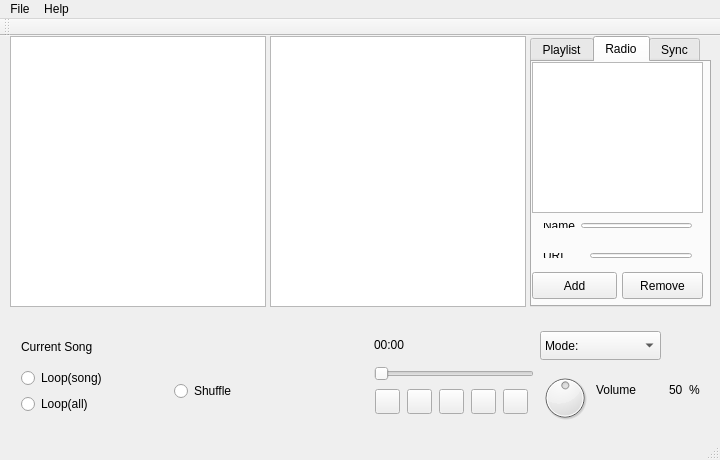
<?xml version="1.0" encoding="UTF-8"?>
<ui version="4.0">
 <class>BeagleMain</class>
 <widget class="QMainWindow" name="BeagleMain">
  <property name="geometry">
   <rect>
    <x>0</x>
    <y>0</y>
    <width>720</width>
    <height>460</height>
   </rect>
  </property>
  <property name="minimumSize">
   <size>
    <width>720</width>
    <height>460</height>
   </size>
  </property>
  <property name="windowTitle">
   <string>Beagle Tomb v.0.1.6</string>
  </property>
  <widget class="QWidget" name="centralWidget">
   <widget class="QListView" name="MenuList">
    <property name="geometry">
     <rect>
      <x>10</x>
      <y>0</y>
      <width>256</width>
      <height>271</height>
     </rect>
    </property>
    <property name="minimumSize">
     <size>
      <width>256</width>
      <height>271</height>
     </size>
    </property>
   </widget>
   <widget class="QListView" name="TitleList">
    <property name="geometry">
     <rect>
      <x>270</x>
      <y>0</y>
      <width>256</width>
      <height>271</height>
     </rect>
    </property>
    <property name="minimumSize">
     <size>
      <width>256</width>
      <height>271</height>
     </size>
    </property>
   </widget>
   <widget class="QTabWidget" name="tabWidget">
    <property name="geometry">
     <rect>
      <x>530</x>
      <y>0</y>
      <width>181</width>
      <height>271</height>
     </rect>
    </property>
    <property name="minimumSize">
     <size>
      <width>161</width>
      <height>271</height>
     </size>
    </property>
    <property name="toolTip">
     <string>Sync Menu!</string>
    </property>
    <property name="currentIndex">
     <number>1</number>
    </property>
    <widget class="QWidget" name="Playlist_tab">
     <attribute name="title">
      <string>Playlist</string>
     </attribute>
     <widget class="QListView" name="PlayList">
      <property name="geometry">
       <rect>
        <x>1</x>
        <y>1</y>
        <width>170</width>
        <height>160</height>
       </rect>
      </property>
      <property name="sizePolicy">
       <sizepolicy hsizetype="Preferred" vsizetype="Preferred">
        <horstretch>0</horstretch>
        <verstretch>0</verstretch>
       </sizepolicy>
      </property>
      <property name="minimumSize">
       <size>
        <width>170</width>
        <height>160</height>
       </size>
      </property>
      <property name="maximumSize">
       <size>
        <width>170</width>
        <height>160</height>
       </size>
      </property>
      <property name="toolTip">
       <string>Playist not working yet, coming soon</string>
      </property>
      <property name="resizeMode">
       <enum>QListView::Adjust</enum>
      </property>
     </widget>
     <widget class="QPushButton" name="DOWN_but">
      <property name="geometry">
       <rect>
        <x>60</x>
        <y>201</y>
        <width>55</width>
        <height>30</height>
       </rect>
      </property>
      <property name="minimumSize">
       <size>
        <width>55</width>
        <height>30</height>
       </size>
      </property>
      <property name="maximumSize">
       <size>
        <width>55</width>
        <height>30</height>
       </size>
      </property>
      <property name="text">
       <string>Down</string>
      </property>
     </widget>
     <widget class="QPushButton" name="UP_but">
      <property name="geometry">
       <rect>
        <x>3</x>
        <y>201</y>
        <width>55</width>
        <height>30</height>
       </rect>
      </property>
      <property name="minimumSize">
       <size>
        <width>55</width>
        <height>30</height>
       </size>
      </property>
      <property name="maximumSize">
       <size>
        <width>55</width>
        <height>30</height>
       </size>
      </property>
      <property name="text">
       <string>Up</string>
      </property>
     </widget>
     <widget class="QPushButton" name="OPEN_but">
      <property name="geometry">
       <rect>
        <x>117</x>
        <y>201</y>
        <width>55</width>
        <height>30</height>
       </rect>
      </property>
      <property name="minimumSize">
       <size>
        <width>55</width>
        <height>30</height>
       </size>
      </property>
      <property name="maximumSize">
       <size>
        <width>55</width>
        <height>30</height>
       </size>
      </property>
      <property name="text">
       <string>Open</string>
      </property>
     </widget>
     <widget class="QPushButton" name="ADD_but">
      <property name="geometry">
       <rect>
        <x>3</x>
        <y>166</y>
        <width>55</width>
        <height>30</height>
       </rect>
      </property>
      <property name="minimumSize">
       <size>
        <width>55</width>
        <height>30</height>
       </size>
      </property>
      <property name="maximumSize">
       <size>
        <width>55</width>
        <height>30</height>
       </size>
      </property>
      <property name="text">
       <string>Add</string>
      </property>
     </widget>
     <widget class="QPushButton" name="SAVE_but">
      <property name="geometry">
       <rect>
        <x>117</x>
        <y>166</y>
        <width>55</width>
        <height>30</height>
       </rect>
      </property>
      <property name="minimumSize">
       <size>
        <width>55</width>
        <height>30</height>
       </size>
      </property>
      <property name="maximumSize">
       <size>
        <width>55</width>
        <height>30</height>
       </size>
      </property>
      <property name="text">
       <string>Save</string>
      </property>
     </widget>
     <widget class="QPushButton" name="REMOVE_but">
      <property name="geometry">
       <rect>
        <x>60</x>
        <y>166</y>
        <width>55</width>
        <height>30</height>
       </rect>
      </property>
      <property name="minimumSize">
       <size>
        <width>55</width>
        <height>30</height>
       </size>
      </property>
      <property name="maximumSize">
       <size>
        <width>55</width>
        <height>30</height>
       </size>
      </property>
      <property name="text">
       <string>Remove</string>
      </property>
     </widget>
    </widget>
    <widget class="QWidget" name="tab">
     <attribute name="title">
      <string>Radio</string>
     </attribute>
     <widget class="QPushButton" name="but_RadAdd">
      <property name="geometry">
       <rect>
        <x>0</x>
        <y>210</y>
        <width>85</width>
        <height>27</height>
       </rect>
      </property>
      <property name="minimumSize">
       <size>
        <width>80</width>
        <height>27</height>
       </size>
      </property>
      <property name="text">
       <string>Add</string>
      </property>
     </widget>
     <widget class="QPushButton" name="but_RemRad">
      <property name="geometry">
       <rect>
        <x>90</x>
        <y>210</y>
        <width>81</width>
        <height>27</height>
       </rect>
      </property>
      <property name="minimumSize">
       <size>
        <width>80</width>
        <height>27</height>
       </size>
      </property>
      <property name="text">
       <string>Remove</string>
      </property>
     </widget>
     <widget class="QListView" name="list_radio">
      <property name="geometry">
       <rect>
        <x>0</x>
        <y>0</y>
        <width>171</width>
        <height>151</height>
       </rect>
      </property>
     </widget>
     <widget class="QWidget" name="layoutWidget_2">
      <property name="geometry">
       <rect>
        <x>0</x>
        <y>150</y>
        <width>171</width>
        <height>27</height>
       </rect>
      </property>
      <layout class="QHBoxLayout" name="horizontalLayout_6">
       <item>
        <widget class="QLabel" name="label_4">
         <property name="text">
          <string>Name</string>
         </property>
        </widget>
       </item>
       <item>
        <widget class="QLineEdit" name="entry_radName"/>
       </item>
      </layout>
     </widget>
     <widget class="QWidget" name="layoutWidget">
      <property name="geometry">
       <rect>
        <x>0</x>
        <y>180</y>
        <width>171</width>
        <height>27</height>
       </rect>
      </property>
      <layout class="QHBoxLayout" name="horizontalLayout_5">
       <item>
        <widget class="QLabel" name="label_3">
         <property name="text">
          <string>URL     </string>
         </property>
        </widget>
       </item>
       <item>
        <widget class="QLineEdit" name="entry_radURL"/>
       </item>
      </layout>
     </widget>
    </widget>
    <widget class="QWidget" name="Sync_tab">
     <attribute name="title">
      <string>Sync</string>
     </attribute>
     <widget class="QPushButton" name="SYNC_but">
      <property name="geometry">
       <rect>
        <x>30</x>
        <y>90</y>
        <width>93</width>
        <height>27</height>
       </rect>
      </property>
      <property name="toolTip">
       <string>Sync from mediatomb</string>
      </property>
      <property name="text">
       <string>Sync</string>
      </property>
     </widget>
     <widget class="QPushButton" name="ADMIN_but">
      <property name="geometry">
       <rect>
        <x>30</x>
        <y>130</y>
        <width>91</width>
        <height>27</height>
       </rect>
      </property>
      <property name="text">
       <string>Admin</string>
      </property>
     </widget>
    </widget>
   </widget>
   <widget class="QWidget" name="layoutWidget">
    <property name="geometry">
     <rect>
      <x>10</x>
      <y>284</y>
      <width>701</width>
      <height>105</height>
     </rect>
    </property>
    <layout class="QHBoxLayout" name="horizontalLayout_4">
     <item>
      <layout class="QVBoxLayout" name="verticalLayout_3">
       <item>
        <widget class="QLabel" name="SONG_lbl">
         <property name="minimumSize">
          <size>
           <width>300</width>
           <height>17</height>
          </size>
         </property>
         <property name="text">
          <string>Current Song</string>
         </property>
        </widget>
       </item>
       <item>
        <layout class="QHBoxLayout" name="horizontalLayout_2">
         <item>
          <layout class="QVBoxLayout" name="verticalLayout_2">
           <item>
            <widget class="QRadioButton" name="rad_loopSong">
             <property name="text">
              <string>Loop(song)</string>
             </property>
            </widget>
           </item>
           <item>
            <widget class="QRadioButton" name="rad_loop">
             <property name="text">
              <string>Loop(all)</string>
             </property>
            </widget>
           </item>
          </layout>
         </item>
         <item>
          <widget class="QRadioButton" name="rad_shuffle">
           <property name="text">
            <string>Shuffle</string>
           </property>
          </widget>
         </item>
        </layout>
       </item>
      </layout>
     </item>
     <item>
      <spacer name="horizontalSpacer">
       <property name="orientation">
        <enum>Qt::Horizontal</enum>
       </property>
       <property name="sizeType">
        <enum>QSizePolicy::Expanding</enum>
       </property>
       <property name="sizeHint" stdset="0">
        <size>
         <width>80</width>
         <height>20</height>
        </size>
       </property>
      </spacer>
     </item>
     <item>
      <layout class="QVBoxLayout" name="verticalLayout_6">
       <item>
        <widget class="QLabel" name="SEEK_lbl">
         <property name="text">
          <string>00:00</string>
         </property>
        </widget>
       </item>
       <item>
        <layout class="QVBoxLayout" name="verticalLayout_5">
         <item>
          <widget class="QSlider" name="SEEK_slider">
           <property name="minimumSize">
            <size>
             <width>160</width>
             <height>19</height>
            </size>
           </property>
           <property name="toolTip">
            <string>Seek</string>
           </property>
           <property name="orientation">
            <enum>Qt::Horizontal</enum>
           </property>
          </widget>
         </item>
         <item>
          <layout class="QHBoxLayout" name="horizontalLayout_3">
           <item>
            <widget class="QPushButton" name="RRWD_but">
             <property name="minimumSize">
              <size>
               <width>25</width>
               <height>25</height>
              </size>
             </property>
             <property name="maximumSize">
              <size>
               <width>25</width>
               <height>25</height>
              </size>
             </property>
             <property name="toolTip">
              <string>Prev</string>
             </property>
             <property name="text">
              <string/>
             </property>
             <property name="icon">
              <iconset resource="../images/BTres.qrc">
               <normaloff>:/images/RRWD_icon.png</normaloff>:/images/RRWD_icon.png</iconset>
             </property>
            </widget>
           </item>
           <item>
            <widget class="QPushButton" name="STOP_but">
             <property name="minimumSize">
              <size>
               <width>25</width>
               <height>25</height>
              </size>
             </property>
             <property name="maximumSize">
              <size>
               <width>25</width>
               <height>25</height>
              </size>
             </property>
             <property name="toolTip">
              <string>Stop</string>
             </property>
             <property name="text">
              <string/>
             </property>
             <property name="icon">
              <iconset resource="../images/BTres.qrc">
               <normaloff>:/images/STOP_icon.png</normaloff>:/images/STOP_icon.png</iconset>
             </property>
            </widget>
           </item>
           <item>
            <widget class="QPushButton" name="PAUSE_but">
             <property name="minimumSize">
              <size>
               <width>25</width>
               <height>25</height>
              </size>
             </property>
             <property name="maximumSize">
              <size>
               <width>25</width>
               <height>25</height>
              </size>
             </property>
             <property name="toolTip">
              <string>Pause</string>
             </property>
             <property name="text">
              <string/>
             </property>
             <property name="icon">
              <iconset resource="../images/BTres.qrc">
               <normaloff>:/images/PAUSE_icon.png</normaloff>:/images/PAUSE_icon.png</iconset>
             </property>
            </widget>
           </item>
           <item>
            <widget class="QPushButton" name="FWD_but">
             <property name="minimumSize">
              <size>
               <width>25</width>
               <height>25</height>
              </size>
             </property>
             <property name="maximumSize">
              <size>
               <width>25</width>
               <height>25</height>
              </size>
             </property>
             <property name="toolTip">
              <string>Play</string>
             </property>
             <property name="text">
              <string/>
             </property>
             <property name="icon">
              <iconset resource="../images/BTres.qrc">
               <normaloff>:/images/FWD_icon.png</normaloff>:/images/FWD_icon.png</iconset>
             </property>
            </widget>
           </item>
           <item>
            <widget class="QPushButton" name="FFWD_but">
             <property name="minimumSize">
              <size>
               <width>25</width>
               <height>25</height>
              </size>
             </property>
             <property name="maximumSize">
              <size>
               <width>25</width>
               <height>25</height>
              </size>
             </property>
             <property name="toolTip">
              <string>Next</string>
             </property>
             <property name="text">
              <string/>
             </property>
             <property name="icon">
              <iconset resource="../images/BTres.qrc">
               <normaloff>:/images/FFWD_icon.png</normaloff>:/images/FFWD_icon.png</iconset>
             </property>
            </widget>
           </item>
          </layout>
         </item>
        </layout>
       </item>
      </layout>
     </item>
     <item>
      <spacer name="horizontalSpacer_3">
       <property name="orientation">
        <enum>Qt::Horizontal</enum>
       </property>
       <property name="sizeHint" stdset="0">
        <size>
         <width>13</width>
         <height>17</height>
        </size>
       </property>
      </spacer>
     </item>
     <item>
      <layout class="QVBoxLayout" name="verticalLayout">
       <item>
        <widget class="QComboBox" name="MODE_combo">
         <property name="minimumSize">
          <size>
           <width>121</width>
           <height>29</height>
          </size>
         </property>
         <property name="maximumSize">
          <size>
           <width>121</width>
           <height>29</height>
          </size>
         </property>
         <item>
          <property name="text">
           <string>Mode:</string>
          </property>
         </item>
         <item>
          <property name="text">
           <string>Artists</string>
          </property>
         </item>
         <item>
          <property name="text">
           <string>Albums</string>
          </property>
         </item>
         <item>
          <property name="text">
           <string>Songs</string>
          </property>
         </item>
         <item>
          <property name="text">
           <string>Videos</string>
          </property>
         </item>
        </widget>
       </item>
       <item>
        <layout class="QHBoxLayout" name="horizontalLayout">
         <item>
          <widget class="QDial" name="VOL_dial">
           <property name="minimumSize">
            <size>
             <width>50</width>
             <height>64</height>
            </size>
           </property>
           <property name="maximumSize">
            <size>
             <width>50</width>
             <height>64</height>
            </size>
           </property>
           <property name="toolTip">
            <string>Volume</string>
           </property>
           <property name="value">
            <number>50</number>
           </property>
          </widget>
         </item>
         <item>
          <widget class="QLabel" name="label">
           <property name="minimumSize">
            <size>
             <width>67</width>
             <height>17</height>
            </size>
           </property>
           <property name="maximumSize">
            <size>
             <width>67</width>
             <height>17</height>
            </size>
           </property>
           <property name="text">
            <string>Volume</string>
           </property>
          </widget>
         </item>
         <item>
          <widget class="QLabel" name="VOL_lbl">
           <property name="text">
            <string>50</string>
           </property>
          </widget>
         </item>
         <item>
          <widget class="QLabel" name="label_2">
           <property name="text">
            <string>%</string>
           </property>
          </widget>
         </item>
        </layout>
       </item>
      </layout>
     </item>
    </layout>
   </widget>
  </widget>
  <widget class="QMenuBar" name="menuBar">
   <property name="geometry">
    <rect>
     <x>0</x>
     <y>0</y>
     <width>720</width>
     <height>27</height>
    </rect>
   </property>
   <widget class="QMenu" name="menuFile">
    <property name="title">
     <string>File</string>
    </property>
    <addaction name="actionPreferences_2"/>
    <addaction name="actionSync"/>
   </widget>
   <widget class="QMenu" name="menuHelp">
    <property name="title">
     <string>Help</string>
    </property>
    <addaction name="actionAbout"/>
    <addaction name="actionDonate_2"/>
   </widget>
   <addaction name="menuFile"/>
   <addaction name="menuHelp"/>
  </widget>
  <widget class="QToolBar" name="mainToolBar">
   <attribute name="toolBarArea">
    <enum>TopToolBarArea</enum>
   </attribute>
   <attribute name="toolBarBreak">
    <bool>false</bool>
   </attribute>
  </widget>
  <widget class="QStatusBar" name="statusBar"/>
  <action name="actionDocumentation">
   <property name="text">
    <string>Documentation</string>
   </property>
  </action>
  <action name="actionAbout">
   <property name="text">
    <string>About</string>
   </property>
  </action>
  <action name="actionAccess_Mediatomb">
   <property name="text">
    <string>Access Mediatomb</string>
   </property>
  </action>
  <action name="actionAdmin_Mediatomb">
   <property name="text">
    <string>Admin Mediatomb</string>
   </property>
  </action>
  <action name="actionPreferences">
   <property name="text">
    <string>Configuration</string>
   </property>
  </action>
  <action name="actionPreferences_2">
   <property name="text">
    <string>Preferences</string>
   </property>
  </action>
  <action name="actionDonate">
   <property name="text">
    <string>Donate</string>
   </property>
  </action>
  <action name="actionSync">
   <property name="text">
    <string>Sync</string>
   </property>
  </action>
  <action name="actionDonate_2">
   <property name="text">
    <string>Donate</string>
   </property>
  </action>
 </widget>
 <layoutdefault spacing="6" margin="11"/>
 <resources>
  <include location="../images/BTres.qrc"/>
 </resources>
 <connections>
  <connection>
   <sender>SEEK_slider</sender>
   <signal>sliderMoved(int)</signal>
   <receiver>SEEK_lbl</receiver>
   <slot>setNum(int)</slot>
   <hints>
    <hint type="sourcelabel">
     <x>365</x>
     <y>355</y>
    </hint>
    <hint type="destinationlabel">
     <x>423</x>
     <y>316</y>
    </hint>
   </hints>
  </connection>
  <connection>
   <sender>VOL_dial</sender>
   <signal>valueChanged(int)</signal>
   <receiver>VOL_lbl</receiver>
   <slot>setNum(int)</slot>
   <hints>
    <hint type="sourcelabel">
     <x>567</x>
     <y>350</y>
    </hint>
    <hint type="destinationlabel">
     <x>676</x>
     <y>353</y>
    </hint>
   </hints>
  </connection>
 </connections>
</ui>
